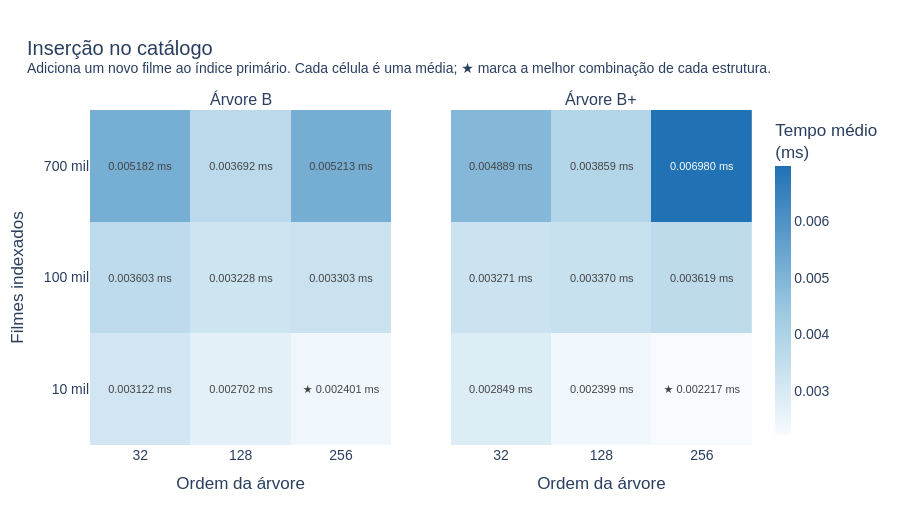

Notebook source saved alongside this figure:
### Markdown cell above
### Inserção no catálogo

Mede a inclusão de um novo identificador no índice primário. Cada repetição começa com a árvore original para que todas as 150 inserções sejam realmente novas.

### Code cell
figures["04_insert_catalog"].show()

### Figure 1 — Plotly figure (JSON) as saved in the notebook; plotly's stock layout.template omitted (floating-point values rounded to 4 significant figures)
{"data": [{"coloraxis": "coloraxis", "hovertemplate": "B-tree<br>Ordem: %{x}<br>Filmes: %{y}<br>Tempo médio: %{z:.6f} ms<extra></extra>", "showscale": false, "text": [["0.003122 ms", "0.002702 ms", "★ 0.002401 ms"], ["0.003603 ms", "0.003228 ms", "0.003303 ms"], ["0.005182 ms", "0.003692 ms", "0.005213 ms"]], "texttemplate": "%{text}", "type": "heatmap", "x": ["32", "128", "256"], "xaxis": "x", "y": ["10 mil", "100 mil", "700 mil"], "yaxis": "y", "z": [[0.003122, 0.002702, 0.002401], [0.003603, 0.003228, 0.003303], [0.005182, 0.003692, 0.005213]]}, {"coloraxis": "coloraxis", "hovertemplate": "B+ tree<br>Ordem: %{x}<br>Filmes: %{y}<br>Tempo médio: %{z:.6f} ms<extra></extra>", "showscale": false, "text": [["0.002849 ms", "0.002399 ms", "★ 0.002217 ms"], ["0.003271 ms", "0.003370 ms", "0.003619 ms"], ["0.004889 ms", "0.003859 ms", "0.006980 ms"]], "texttemplate": "%{text}", "type": "heatmap", "x": ["32", "128", "256"], "xaxis": "x2", "y": ["10 mil", "100 mil", "700 mil"], "yaxis": "y2", "z": [[0.002849, 0.002399, 0.002217], [0.003271, 0.00337, 0.003619], [0.004889, 0.003859, 0.00698]]}], "layout": {"annotations": [{"font": {"size": 16}, "showarrow": false, "text": "Árvore B", "x": 0.2275, "xanchor": "center", "xref": "paper", "y": 1, "yanchor": "bottom", "yref": "paper"}, {"font": {"size": 16}, "showarrow": false, "text": "Árvore B+", "x": 0.7725, "xanchor": "center", "xref": "paper", "y": 1, "yanchor": "bottom", "yref": "paper"}], "coloraxis": {"colorbar": {"thickness": 16, "title": {"text": "Tempo médio<br>(ms)"}}, "colorscale": [[0, "#f7fbff"], [0.45, "#9ecae1"], [1, "#2171b5"]]}, "font": {"family": "Arial", "size": 14}, "height": 520, "margin": {"b": 75, "l": 90, "r": 110, "t": 110}, "title": {"text": "Inserção no catálogo<br><sup>Adiciona um novo filme ao índice primário. Cada célula é uma média; ★ marca a melhor combinação de cada estrutura.</sup>", "x": 0.03}, "xaxis": {"anchor": "y", "domain": [0, 0.455], "title": {"text": "Ordem da árvore"}, "type": "category"}, "xaxis2": {"anchor": "y2", "domain": [0.545, 1], "title": {"text": "Ordem da árvore"}, "type": "category"}, "yaxis": {"anchor": "x", "domain": [0, 1], "title": {"text": "Filmes indexados"}, "type": "category"}, "yaxis2": {"anchor": "x2", "domain": [0, 1], "matches": "y", "showticklabels": false}}}
